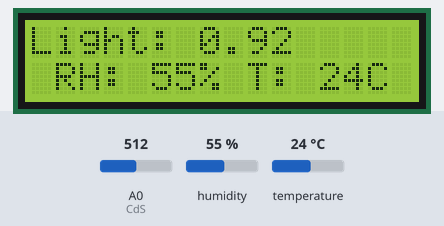
This sketch was run on a simulated Arduino Uno, built with avr-gcc and run on an emulated ATmega328P. On the bench: 16×2 character LCD. The inputs (shaded band) are chosen by the test bench; at power-on: A0 (CdS) = 512, humidity 55 %, temperature 24 °C.

Above: at 4.6 s.
4.7 s: A0 (CdS) set to 0
At 5.5 s:
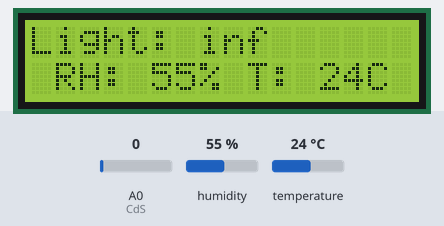
6.6 s: humidity set to 22 %
At 7.9 s:
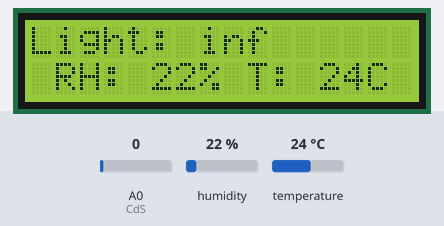
8.6 s: temperature set to 12 °C
At 10.4 s:
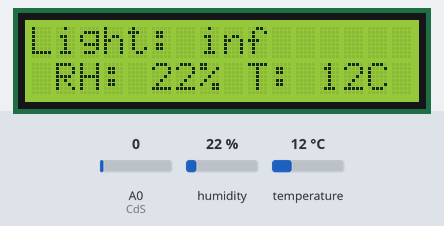
10.7 s: A0 (CdS) set to 122
At 11.6 s:
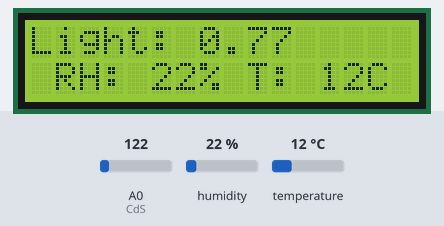
12.7 s: humidity set to 40 %
At 14.1 s:
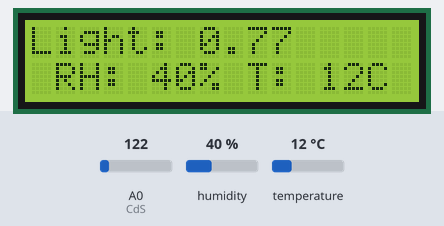
14.8 s: A0 (CdS) set to 306
At 16.5 s:
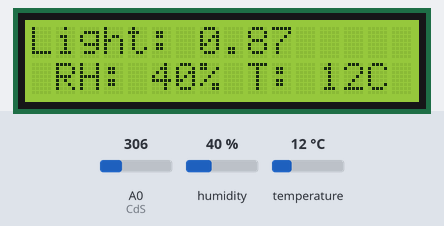
Timing chart, 0 to 17.9 s (numbered marks = the images above; inputs shaded):
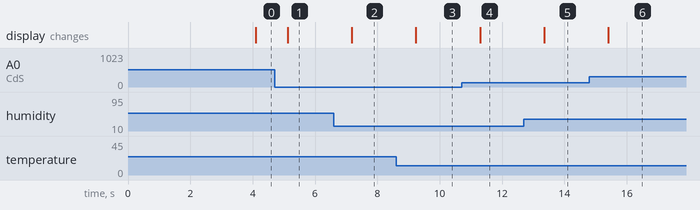

The sketch:

CdS_DHT11_LCD.ino
```cpp
/*
  Name: CdS_DHT11
  Date: 8/5/14
  Author: Will Streyer

  Description: Uses a CdS photoresistor to determine light level.
  CdS is paired with resistor, R1, as shown below.

  SCHEMATIC of CdS Light Sensor
  ====================================
  | +5 |----(CdS)----{R1}----|> GND  |
  |           ^^   |______|          |
  |           ||  Analog Input       |
  |           hv                     |
  |                                  |
  |          R1 = 33k Ohm            |
  ====================================
  -Analog input is sent to serial output.

  -Additionally, a DHT11 digital temperature and humidity sensor is attached to pin 2

  The temperature, humidity, and light level are displayed on a Liquid Crystal Display
 */

//Include the dht11 code
#include <dht11.h>

//include the LCD code:
#include <LiquidCrystal.h>

#include <math.h>

//initialize an instance of the dht11 entity
dht11 DHT11;

//Set pin numbers for CdS light sensor
const int CdS = A0;

// initialize the library with the numbers of the interface pins
LiquidCrystal lcd(12, 11, 5, 4, 3, 2);

//Initialize values to read and display dht11 data
int sensorValue = 0;        // value read from the pot
float outputValue = 0;        // value output to the PWM (analog out)

void setup()
{
//  //Open serial port
//  Serial.begin(9600);
//  Serial.print("CdS Photoresistor Light Sensor and");
//  Serial.println("DHT11 Digital Humidity and Temperature Sensor");

  // set up the LCD's number of columns and rows:
  lcd.begin(16, 2);

  // Print a message to the LCD.
  lcd.print(" CdS_DHT11_LCD");
  delay(3000);

  //Connect dht11 to digital pin 2
  DHT11.attach(7);
}

void loop()
{
  //Update after 1 seconds
  delay(1000);

  // read the analog in light sensor value:
  sensorValue = analogRead(CdS);

  // map it to a percent value:
  outputValue = map(sensorValue, 0, 1023, 0, 10000);
  float logVal = log10(outputValue)/4;

  // print the ambient light level
  lcd.setCursor(0,0);
  lcd.print("Light:          " );
  lcd.setCursor(7,0);
  lcd.print(logVal);
  //lcd.print("% " );

  //Read DHT11 Output
  DHT11.read();

  //Print the humidity
  lcd.setCursor(0,1);
  lcd.print(" RH: ");
  lcd.print(DHT11.humidity);
  lcd.print("% " );

  //Print the temperature
  lcd.print("T: ");
  lcd.print(DHT11.temperature);
  lcd.print("C");
}
```

Measured:
- after the input at 4.7 s, the display: changes after 0.42 s (image 1)
- after the input at 6.6 s, the display: changes after 0.58 s (image 2)
- after the input at 8.6 s, the display: changes after 0.64 s (image 3)
- after the input at 10.7 s, the display: changes after 0.59 s (image 4)
- after the input at 12.7 s, the display: changes after 0.65 s (image 5)
- after the input at 14.8 s, the display: changes after 0.61 s (image 6)
